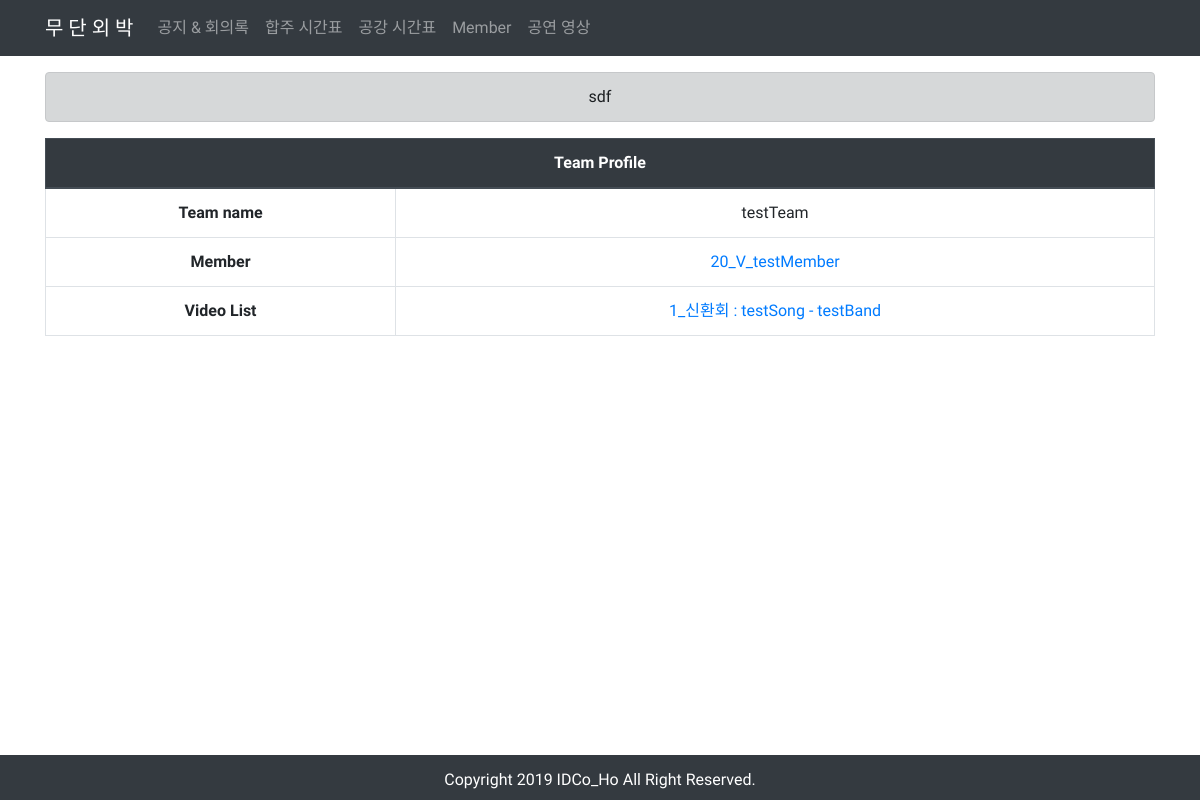
The app's page /videos/1/detail/ with its own data.
### notices/models.py (models this page shows)
class Onenotice(models.Model):
    content = models.TextField()

### videos/models.py (models this page shows, shortened)
class Team(models.Model):
    name = models.CharField(max_length=30)
    team_members = models.ManyToManyField(Member, related_name='member_videoteam', blank=True)

class Video(models.Model):
    song_title = models.TextField()
    song_band = models.CharField(max_length=30)
    concert = models.ForeignKey(Concert, on_delete=models.CASCADE)
    year = models.ForeignKey(Year, on_delete=models.CASCADE)
    url = models.TextField()
    team = models.ForeignKey(Team, on_delete=models.CASCADE)
    class Meta:
        ordering = ['-year_id', 'concert_id', 'team_id']

class Year(models.Model):
    name = models.IntegerField()
    def __str__(self):
        return f'{self.name}'

class Concert(models.Model):
    name = models.CharField(max_length=5)
    def __str__(self):
        return f'{self.name}'

### members/models.py (models this page shows, shortened)
class Member(models.Model):
    name = models.CharField(max_length=10)
    part = models.ForeignKey(Part, on_delete=models.CASCADE)
    mudanNo = models.ForeignKey(MudanNo, on_delete=models.CASCADE)
    univNo = models.ForeignKey(UniveNo, on_delete=models.CASCADE)
    major = models.ForeignKey(Major, on_delete=models.CASCADE)
    alive = models.ForeignKey(Alive, on_delete=models.CASCADE)
    class Meta:
        ordering = ['part_id', 'mudanNo_id']

class MudanNo(models.Model):
    num = models.IntegerField()

class Part(models.Model):
    name = models.CharField(max_length=10)
    short = models.CharField(max_length=5)

### videos/views.py (the view)
# urls.py: path('<int:team_pk>/detail/', views.detail, name='detail')
def detail(request, team_pk):
    onenotice = get_object_or_404(Onenotice, pk=1)
    team = get_object_or_404(Team, pk=team_pk)
    members = team.team_members.all()
    videos = team.video_set.all().order_by('-year')
    context = {'onenotice': onenotice, 'team': team,
               'videos': videos, 'members': members}
    return render(request, 'videos/detail.html', context)

### videos/templates/videos/detail.html
{% extends 'base.html' %}
{% block body %}
<div class="container">
    <table class="table table-hover table-bordered text-center mt-2">
        <thead class="thead-dark">
            <tr>
            <th scope="col" colspan="4">Team Profile</th>
            </tr>
        </thead>
        <tbody>
            <tr>
                <th scope="row">Team name</th>
                <td>{{ team.name }}</td>
            </tr>
            <tr>
                <th scope="row">Member</th>
                <td>{% for member in members %}<a href="{% url 'members:detail' member.pk %}">{{ member.mudanNo.num }}_{{ member.part.short }}_{{ member.name }}</a><br>{% endfor %}</td>
            </tr>
            <tr>
                <th scope="row">Video List</th>
                <td>{% for video in videos %}<a href="{% url 'videos:watch' video.pk %}">{{video.year}}_{{video.concert}} : {{video.song_title}} - {{ video.song_band }}</a>{% if forloop.last %}{% else %}<br><br>{% endif %}{% endfor %}</td>
            </tr>
        </tbody>
    </table>
</div>
{% endblock %}

### mudan_web/templates/base.html (shortened to what this page needs)
<!DOCTYPE html>
<html lang="en">
{% load pwa %}
{% load static %}
<head>
    <link rel="stylesheet" href="https://stackpath.bootstrapcdn.com/bootstrap/4.3.1/css/bootstrap.min.css">
    <link rel="stylesheet" href="https://use.fontawesome.com/releases/v5.8.2/css/all.css">
</head>
<body>
    <nav class="sticky-top navbar navbar-dark bg-dark navbar-expand-lg navbar-light bg-light mb-3">
        <div class="container">
            <a class="navbar-brand" href="#">무 단 외 박</a>
            <div class="collapse navbar-collapse" id="navbarNavAltMarkup">
                <div class="navbar-nav">
                <a class="nav-item nav-link {% if request.path == '/notices/' %}active{% endif %}" href="{% url 'notices:list' %}">공지 & 회의록</a>
                <a class="nav-item nav-link {% if request.path == '/worktimes/'%}active{% endif %}" href="{% url 'worktimes:list' %}">합주 시간표</a>
                <a class="nav-item nav-link {% if request.path == '/freetimes/'%}active{% endif %}" href="{% url 'freetimes:list' %}">공강 시간표</a>
                <a class="nav-item nav-link {% if request.path == '/members/'%}active{% endif %}" href="{% url 'members:list' %}">Member</a>
                <a class="nav-item nav-link {% if request.path == '/videos/'%}active{% endif %}" href="{% url 'videos:list' %}">공연 영상</a>
            </div>
        </div>
    </nav>
    <div class="container">
        <div class="alert alert-dark text-center" role="alert">
            {{ onenotice.content }}
        </div>
    </div>
    {% block body %}
    {% endblock %}
    <div class="mb-5 pb-5"></div>
    <div class="fixed-bottom">
        <nav class="navbar" style="background-color: #343A40;">
            <div class="container">
                <p style="text-align: center; color:white; width:100%; padding-top: 5px; margin-bottom: 0;">Copyright 2019 IDCo_Ho All Right Reserved.</p>
            </div>
        </nav>
    </div>
</body>
</html>

### mudan_web/templates/base.html (style rules this page uses)
body { font-family: 'Sunflower', 'Open Sans', 'Noto Sans TC', 'Noto Sans JP', sans-serif; white-space: normal; }

### records on screen
Onenotice: content "sdf"
Team: name "testTeam"
Member: mudanNo.num "20", part.short "V", name "testMember"
Video: year "1", concert "신환회", song_title "testSong", song_band "testBand"
